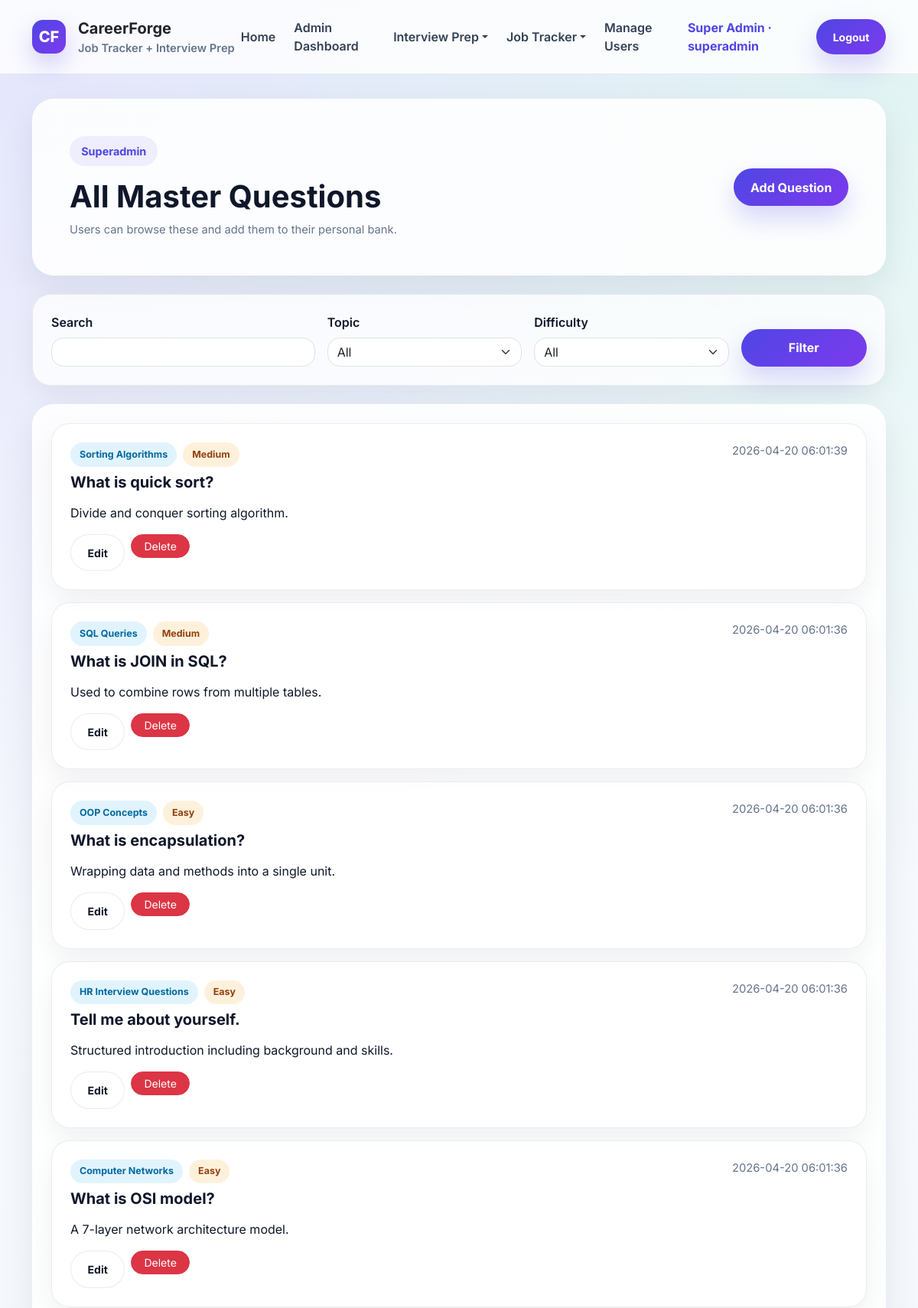
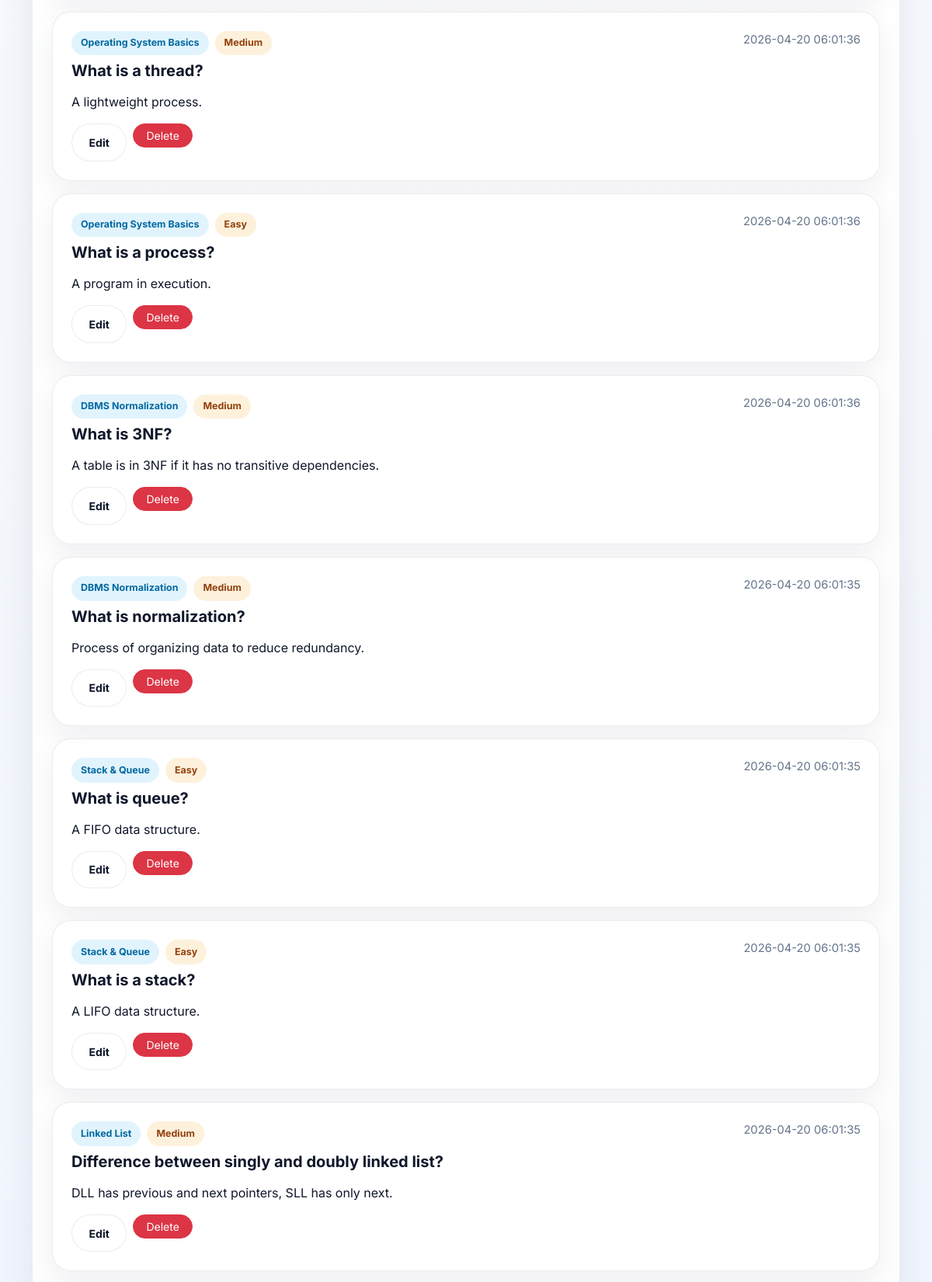
The page /superadmin/all-master-questions (signed in, upper part) on the database its author committed (2 pictures, top to bottom).
### tables this page shows
CREATE TABLE master_prep_questions (
            id INTEGER PRIMARY KEY AUTOINCREMENT,
            topic_id INTEGER NOT NULL,
            question TEXT NOT NULL,
            answer TEXT,
            difficulty TEXT,
            is_important INTEGER DEFAULT 0,
            created_by INTEGER,
            created_at TIMESTAMP DEFAULT CURRENT_TIMESTAMP, is_active INTEGER DEFAULT 1,
            FOREIGN KEY (topic_id) REFERENCES master_prep_topics(id),
            FOREIGN KEY (created_by) REFERENCES users(id)
        );

CREATE TABLE master_prep_topics (
            id INTEGER PRIMARY KEY AUTOINCREMENT,
            topic_name TEXT NOT NULL UNIQUE,
            category TEXT,
            description TEXT,
            created_by INTEGER,
            created_at TIMESTAMP DEFAULT CURRENT_TIMESTAMP, is_active INTEGER DEFAULT 1,
            FOREIGN KEY (created_by) REFERENCES users(id)
        );

### app.py (the view, shortened to what this page needs)
@app.route("/superadmin/all-master-questions")
@login_required
@role_required("superadmin")
def all_master_questions():
    db = get_db()
    search = request.args.get("search", "").strip()
    difficulty = request.args.get("difficulty", "").strip()
    topic_filter = request.args.get("topic_id", "").strip()
    query = """
        SELECT mpq.*, mpt.topic_name, mpt.category
        FROM master_prep_questions mpq
        INNER JOIN master_prep_topics mpt ON mpq.topic_id = mpt.id
        WHERE mpq.is_active = 1 AND mpt.is_active = 1
    """
    params = []
    if search:
        query += " AND (mpq.question LIKE ? OR mpq.answer LIKE ?)"
        params.extend([f"%{search}%", f"%{search}%"])
    if difficulty:
        query += " AND mpq.difficulty = ?"
        params.append(difficulty)
    query += " ORDER BY mpq.id DESC"
    questions = db.execute(query, params).fetchall()
    topics = db.execute(
        """
        SELECT id, topic_name FROM master_prep_topics
        WHERE is_active = 1
        ORDER BY topic_name ASC
        """
    ).fetchall()
    return render_template(
        "all_master_questions.html",
        questions=questions,
        topics=topics,
        search=search,
        difficulty=difficulty,
        topic_filter=topic_filter,
    )

### app.py (called while the page is built)
def get_db():
    if "db" not in g:
        g.db = sqlite3.connect(DATABASE)
        g.db.row_factory = sqlite3.Row
        g.db.execute("PRAGMA foreign_keys = ON")
    return g.db

def login_required(f):
    @wraps(f)
    def decorated_function(*args, **kwargs):
        if "user_id" not in session:
            flash("Please login first.", "warning")
            return redirect(url_for("login"))
        return f(*args, **kwargs)
    return decorated_function

def role_required(required_role):
    def decorator(f):
        @wraps(f)
        def decorated_function(*args, **kwargs):
            if "user_id" not in session:
                flash("Please login first.", "warning")
                return redirect(url_for("login"))
            if session.get("role") != required_role:
                flash("You are not authorized to access this page.", "danger")
                return redirect(url_for("login"))
            return f(*args, **kwargs)
        return decorated_function
    return decorator

@app.context_processor
def inject_user():
    unread_notifications = 0
    if "user_id" in session:
        try:
            db = get_db()
            unread_notifications = db.execute(
                """
                SELECT COUNT(*) AS count
                FROM notifications
                WHERE user_id = ? AND is_read = 0
                """,
                (session.get("user_id"),),
            ).fetchone()["count"]
        except Exception:
            unread_notifications = 0
    return {
        "current_user_name": session.get("full_name"),
        "current_user_role": session.get("role"),
        "current_user_id": session.get("user_id"),
        "is_logged_in": "user_id" in session,
        "unread_notifications_count": unread_notifications,
    }

### templates/all_master_questions.html (shortened to what this page needs)
{% extends "base.html" %}
{% block content %}
<section class="glass-card p-4 p-md-5 mb-4">
  <div class="d-flex flex-column flex-lg-row justify-content-between align-items-lg-center gap-3">
    <div><span class="section-pill">Superadmin</span><h1 class="fw-bold mt-3 mb-2">All Master Questions</h1><p class="small-muted mb-0">Users can browse these and add them to their personal bank.</p></div>
    <a href="{{ url_for('add_master_question') }}" class="btn btn-primary-soft">Add Question</a>
  </div>
</section>
<section class="soft-card p-4 mb-4">
  <form method="GET">
    <div class="row g-3 align-items-end">
      <div class="col-md-4"><label class="form-label fw-semibold">Search</label><input type="text" name="search" value="{{ search }}" class="form-control rounded-4"></div>
      <div class="col-md-3"><label class="form-label fw-semibold">Topic</label><select name="topic_id" class="form-select rounded-4"><option value="">All</option></select></div>
      <div class="col-md-3"><label class="form-label fw-semibold">Difficulty</label><select name="difficulty" class="form-select rounded-4"><option value="">All</option></select></div>
      <div class="col-md-2 d-grid"><button type="submit" class="btn btn-primary-soft">Filter</button></div>
    </div>
  </form>
</section>
<section class="glass-card p-4">
  {% for item in questions %}
  <div class="soft-card p-4 mb-3">
    <div class="d-flex flex-column flex-lg-row justify-content-between gap-3 mb-2">
      <div>
        <div class="d-flex flex-wrap gap-2 mb-2">
          <span class="status-badge status-user">{{ item.topic_name }}</span>
          {% if item.difficulty %}<span class="status-badge status-admin">{{ item.difficulty }}</span>{% endif %}
        </div>
        <h5 class="fw-bold mb-2">{{ item.question }}</h5>
      </div>
      <div class="small-muted text-lg-end">{{ item.created_at }}</div>
    </div>
    <div class="mb-3">{{ item.answer if item.answer else 'No answer added yet.' }}</div>
    <div class="d-flex gap-2">
      <a href="{{ url_for('edit_master_question', question_id=item.id) }}" class="btn btn-sm btn-light-soft">Edit</a>
      <form method="POST" action="{{ url_for('delete_master_question', question_id=item.id) }}" onsubmit="return confirm('Deactivate this question?');">
        <button type="submit" class="btn btn-sm btn-danger rounded-pill px-3">Delete</button>
      </form>
    </div>
  </div>
  {% else %}
  <div class="soft-card p-4 text-center small-muted">No questions found.</div>
  {% endfor %}
</section>
{% endblock %}

### templates/base.html (style rules this page uses)
:root { --text: #0f172a; --muted: #64748b; --line: rgba(15, 23, 42, 0.08); --card: rgba(255, 255, 255, 0.88); --primary: #4f46e5; --primary-2: #7c3aed; --success: #059669; --warning: #d97706; --danger: #dc2626; }
body { margin: 0; font-family: "Inter", sans-serif; color: var(--text); background: radial-gradient(circle at top left, rgba(79, 70, 229, 0.12), transparent 28%), radial-gradient(circle at top right, rgba(16, 185, 129, 0.10), transparent 26%), linear-gradient(180deg, #f8fbff 0%, #f4f7fb 48%, #eef4ff 100%); min-height: 100vh; }
.btn-primary-soft { background: linear-gradient(135deg, var(--primary), var(--primary-2)); color: #fff; border: none; border-radius: 999px; font-weight: 700; padding: 0.8rem 1.35rem; box-shadow: 0 16px 34px rgba(79, 70, 229, 0.22); }
.btn-light-soft { background: rgba(255, 255, 255, 0.9); color: var(--text); border: 1px solid var(--line); border-radius: 999px; font-weight: 700; padding: 0.8rem 1.35rem; }
.glass-card { background: var(--card); border: 1px solid rgba(255, 255, 255, 0.7); box-shadow: 0 18px 45px rgba(15, 23, 42, 0.08); border-radius: 28px; }
.soft-card { background: rgba(255, 255, 255, 0.76); border: 1px solid var(--line); border-radius: 24px; box-shadow: 0 14px 36px rgba(15, 23, 42, 0.06); }
.section-pill { display: inline-flex; align-items: center; gap: .5rem; border-radius: 999px; padding: .55rem .95rem; background: rgba(79, 70, 229, 0.08); color: var(--primary); font-size: .9rem; font-weight: 700; }
.status-badge { border-radius: 999px; padding: .4rem .75rem; font-size: .78rem; font-weight: 700; display: inline-block; }
.status-user { background: rgba(14, 165, 233, .12); color: #0369a1; }
.status-admin { background: rgba(245, 158, 11, .14); color: #92400e; }
.small-muted { color: var(--muted); font-size: .92rem; }

### rows shown on the page
master_prep_questions: topic_name "Sorting Algorithms", difficulty "Medium", question "What is quick sort?", created_at "2026-04-20 06:01:39", answer "Divide and conquer sorting algorithm."
master_prep_questions: topic_name "SQL Queries", difficulty "Medium", question "What is JOIN in SQL?", created_at "2026-04-20 06:01:36", answer "Used to combine rows from multiple tables."
master_prep_questions: topic_name "OOP Concepts", difficulty "Easy", question "What is encapsulation?", created_at "2026-04-20 06:01:36", answer "Wrapping data and methods into a single unit."
master_prep_questions: topic_name "HR Interview Questions", difficulty "Easy", question "Tell me about yourself.", created_at "2026-04-20 06:01:36", answer "Structured introduction including background and skills."
master_prep_questions: topic_name "Computer Networks", difficulty "Easy", question "What is OSI model?", created_at "2026-04-20 06:01:36", answer "A 7-layer network architecture model."
master_prep_questions: topic_name "Operating System Basics", difficulty "Medium", question "What is a thread?", created_at "2026-04-20 06:01:36", answer "A lightweight process."
master_prep_questions: topic_name "Operating System Basics", difficulty "Easy", question "What is a process?", created_at "2026-04-20 06:01:36", answer "A program in execution."
master_prep_questions: topic_name "DBMS Normalization", difficulty "Medium", question "What is 3NF?", created_at "2026-04-20 06:01:36", answer "A table is in 3NF if it has no transitive dependencies."
master_prep_questions: topic_name "DBMS Normalization", difficulty "Medium", question "What is normalization?", created_at "2026-04-20 06:01:35", answer "Process of organizing data to reduce redundancy."
master_prep_questions: topic_name "Stack & Queue", difficulty "Easy", question "What is queue?", created_at "2026-04-20 06:01:35", answer "A FIFO data structure."
master_prep_questions: topic_name "Stack & Queue", difficulty "Easy", question "What is a stack?", created_at "2026-04-20 06:01:35", answer "A LIFO data structure."
master_prep_questions: topic_name "Linked List", difficulty "Medium", question "Difference between singly and doubly linked list?", created_at "2026-04-20 06:01:35", answer "DLL has previous and next pointers, SLL has only next."

### other values the page prints
{{ current_user_name }} "Super Admin"
{{ current_user_role }} "superadmin"
